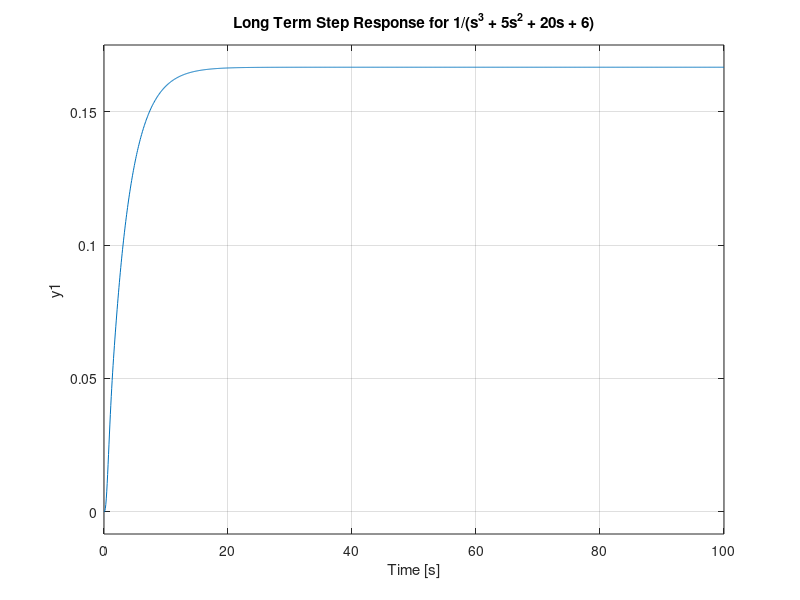

MATLAB code to generate this figure:
%% ME EN 6200 Homework 5 Ryan Dalby
%%
clear;
close all;

%% 1
% a
disp('(stable) a roots:');
disp(roots([1 4 8 4]));

% b 
disp('(unstable) b roots:');
disp(roots([1 2 -6 20]));

% c
disp('(unstable) c roots:');
disp(roots([1 1 2 12 10]));

% d
disp('(marginally stable) d roots:');
disp(roots([1 2 12 4 21 2 10]));

%% 4
T = tf(1,[1 5 20 6]);
tFinal = 100; %s Will see long term step response
figure;
step(T, tFinal);
title('Long Term Step Response for 1/(s^3 + 5s^2 + 20s + 6)');